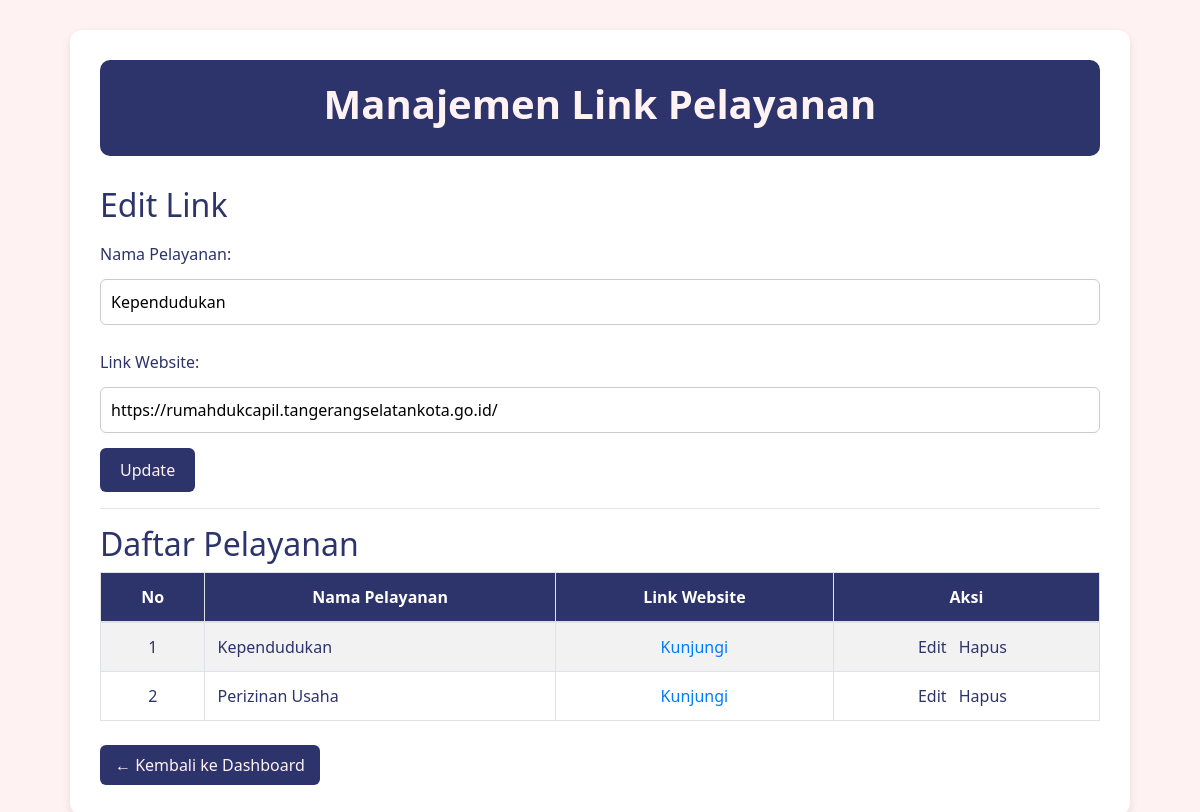
The page /view/admin/pelayanan_edit.php?edit=10 (signed in) on the database its author committed.
### tables this page shows
CREATE TABLE `pelayanan` (
  `id` int(11) NOT NULL,
  `nama` varchar(255) NOT NULL,
  `deskripsi` text NOT NULL,
  `link_web` varchar(255) DEFAULT ''
);

### view/admin/pelayanan_edit.php (the view, shortened to what this page needs)
<?php
include '../../db/connection.php';
$editData = null;
if (isset($_GET['edit'])) {
    $id = $_GET['edit'];
    $editData = $conn->query("SELECT * FROM pelayanan WHERE id='$id'")->fetch_assoc();
}
?>
<!DOCTYPE html>
<html lang="id">
<head>
    <link rel="stylesheet" href="css/bootstrap.min.css" />
</head>
<body>
<div class="container">
    <div class="box-container">
        <header>
            <h1>Manajemen Link Pelayanan</h1>
        </header>
        <h2><?= $editData ? 'Edit Link' : 'Tambah Link Baru' ?></h2>
        <form method="POST">
            <label>Nama Pelayanan:</label>
            <input type="text" name="nama" value="<?= $editData['nama'] ?? '' ?>" required>
            <label>Link Website:</label>
            <input type="text" name="link_web" value="<?= $editData['link_web'] ?? '' ?>" required placeholder="https://...">
            <button type="submit" name="<?= $editData ? 'update' : 'tambah' ?>">
                <?= $editData ? 'Update' : 'Tambah' ?>
            </button>
        </form>
        <hr>
        <h2>Daftar Pelayanan</h2>
        <table class="table table-bordered table-striped">
            <thead>
                <tr>
                    <th>No</th>
                    <th>Nama Pelayanan</th>
                    <th>Link Website</th>
                    <th>Aksi</th>
                </tr>
            </thead>
            <tbody>
                <?php
                $no = 1;
                $data = $conn->query("SELECT * FROM pelayanan");
                while ($row = $data->fetch_assoc()):
                ?>
                <tr>
                    <td class="text-center"><?= $no++ ?></td>
                    <td><?= htmlspecialchars($row['nama']) ?></td>
                    <td class="text-center">
                        <a href="<?= htmlspecialchars($row['link_web']) ?>" target="_blank">Kunjungi</a>
                    </td>
                    <td class="text-center">
                        <a href="?edit=<?= $row['id'] ?>" class="btn-link">Edit</a>
                        <a href="?hapus=<?= $row['id'] ?>" class="btn-link" onclick="return confirm('Yakin ingin menghapus data ini?')">Hapus</a>
                    </td>
                </tr>
                <?php endwhile; ?>
            </tbody>
        </table>
        <div class="mt-4">
            <a href="../admin_dashboard.php" class="btn-back">← Kembali ke Dashboard</a>
        </div>
    </div>
</div>
</body>
</html>

### view/admin/pelayanan_edit.php (style rules this page uses)
body { background-color: #FFF2F2; font-family: 'Segoe UI', sans-serif; color: #2D336B; }
.container { max-width: 1100px; margin: auto; padding: 30px 20px; }
.box-container { background-color: #ffffff; padding: 30px; border-radius: 12px; box-shadow: 0 4px 10px rgba(0, 0, 0, 0.1); }
header { background-color: #2D336B; padding: 20px; border-radius: 10px; margin-bottom: 30px; text-align: center; }
header h1 { color: #FFF2F2; font-weight: bold; }
.btn-back { background-color: #2D336B; color: #FFF2F2; padding: 8px 15px; border-radius: 6px; text-decoration: none; display: inline-block; transition: background-color 0.3s ease; }
label { font-weight: 500; margin-top: 10px; }
input[type="text"] { width: 100%; padding: 10px; margin-top: 5px; margin-bottom: 15px; border: 1px solid #ccc; border-radius: 6px; }
button { background-color: #2D336B; color: #FFF2F2; padding: 10px 20px; border: none; border-radius: 6px; font-weight: 500; cursor: pointer; }
.table th { background-color: #2D336B; color: white; text-align: center; }
.table td { vertical-align: middle; color: #2D336B; }
a.btn-link { color: #2D336B; font-weight: 500; text-decoration: none; margin-right: 8px; }

### rows shown on the page
pelayanan: nama "Kependudukan", link_web "https://rumahdukcapil.tangerangselatankota.go.id/"
pelayanan: nama "Perizinan Usaha"
